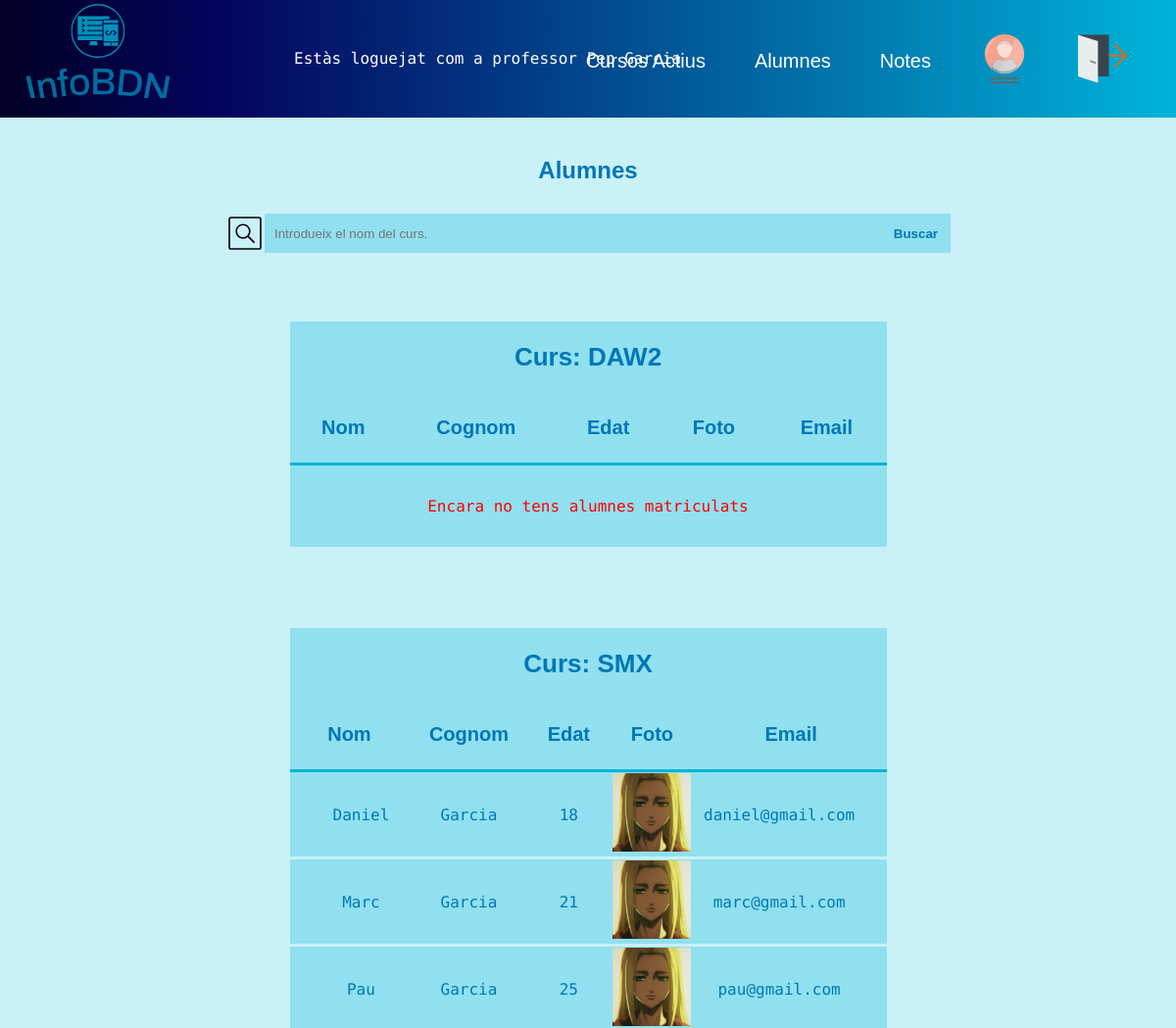
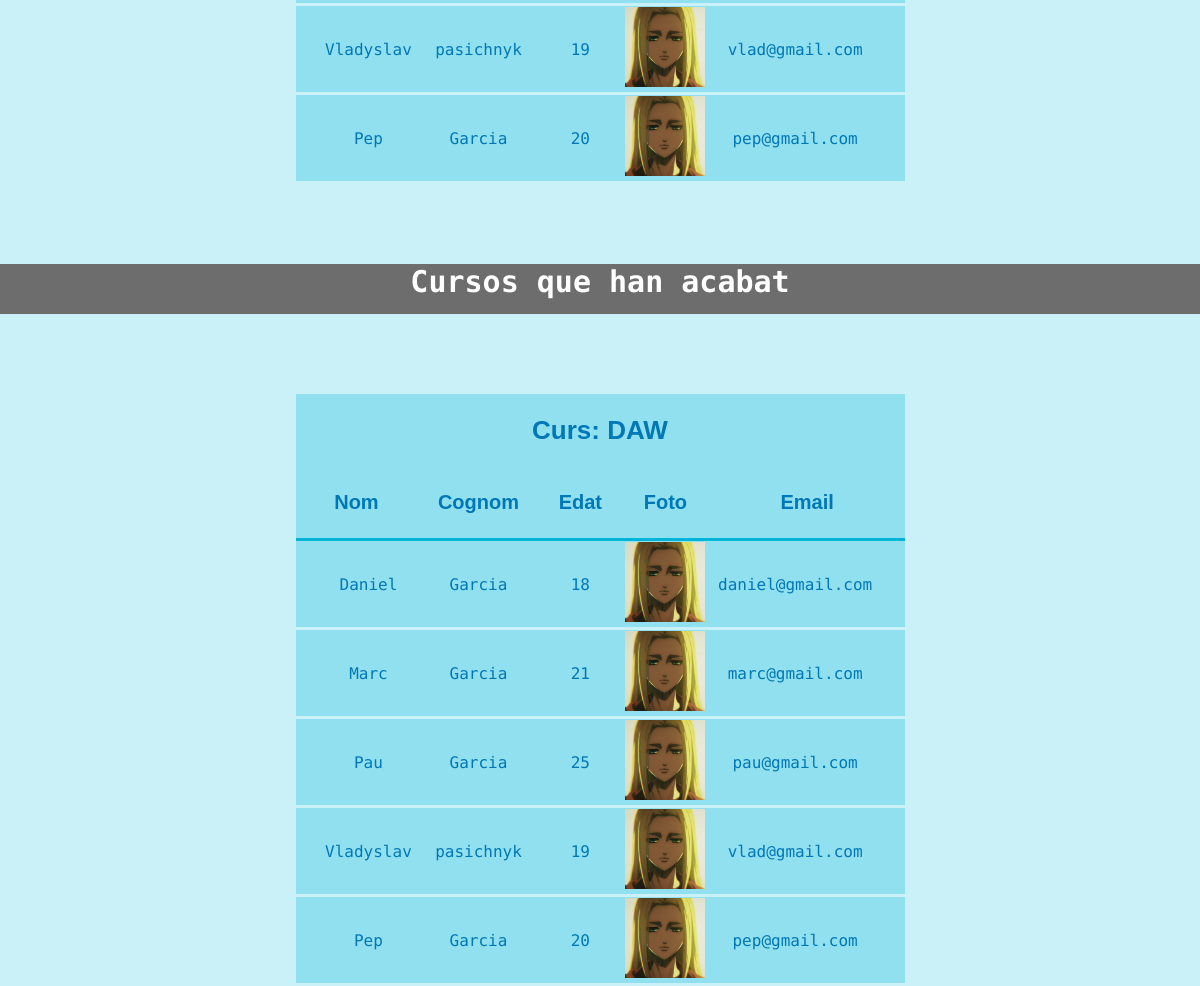
Before: /InfoBDN/alumnes_prof.php (signed in) with the older database file (2 pictures, top to bottom).
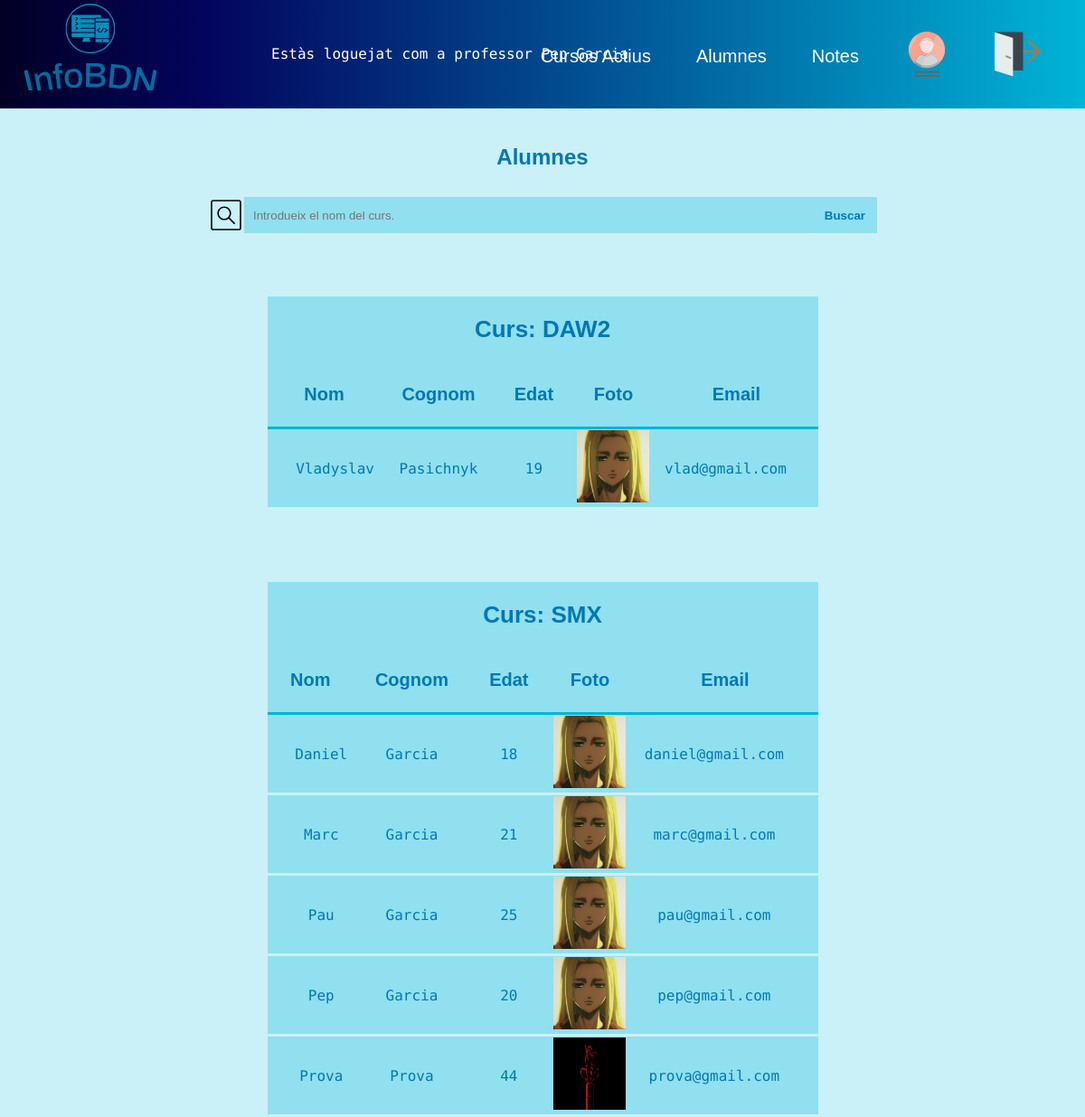
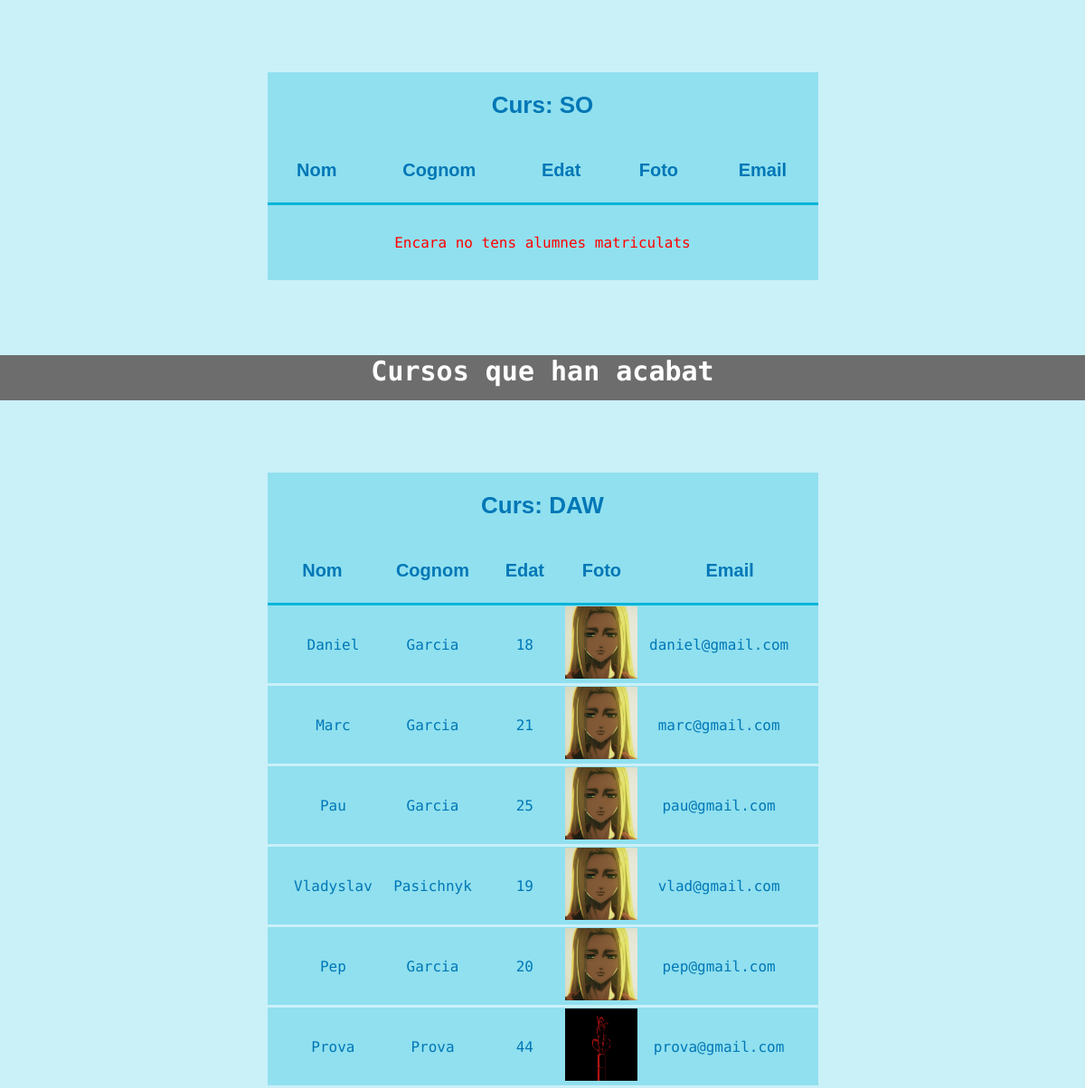
After: the same page with the newer database file (2 pictures, top to bottom).
### tables this page shows
CREATE TABLE `cursos` (
  `Codi` int(3) NOT NULL,
  `Nom` varchar(100) NOT NULL,
  `Descripcio` varchar(800) NOT NULL,
  `Horres_durara` int(3) NOT NULL,
  `Data_inici` date NOT NULL,
  `Data_final` date NOT NULL,
  `DNI_prof` varchar(12) NOT NULL,
  `Actiu` varchar(2) NOT NULL DEFAULT 'si',
  `Foto` varchar(100) NOT NULL
);

CREATE TABLE `alumnes` (
  `DNI` varchar(12) NOT NULL,
  `Nom` varchar(20) NOT NULL,
  `Cognoms` varchar(20) NOT NULL,
  `Edat` int(3) NOT NULL,
  `Foto` varchar(255) NOT NULL,
  `Mail` varchar(55) NOT NULL,
  `password` varchar(100) NOT NULL
);

### InfoBDN/alumnes_prof.php (the view, shortened to what this page needs)
<!DOCTYPE html>
<html lang="ca">
<head>
    <link rel="stylesheet" href="style.css">
</head>
<body>
    <?php
    include "functions.php";
    if (isset($_SESSION["email"]) && $_SESSION["role"] == "prof") {
        $dni = $_SESSION['dni'];
        $fechaActual = date('Y-m-d');
        $bddcon = getBddConn();
        if ($_POST) {
            displayMenuProf();
            echo "<h1 class='pageTitles'>Alumnes</h1>";
            displaySearchBarProfAlumnes();
            $nom = $_POST['search'];
            $sql = "SELECT * FROM cursos WHERE Actiu like 'si' and DNI_prof like '$dni' and Data_final>'$fechaActual' and Nom LIKE '%$nom%'";
            $consulta = mysqli_query($bddcon, $sql);
            $numlines = mysqli_num_rows($consulta);
            for ($i = 0; $i < $numlines; $i++) {
                echo "<table class='cursTable'>";
                $curs = mysqli_fetch_assoc($consulta);
                $codiCurs = $curs['Codi'];
                $nomCurs = $curs['Nom'];
                $sql2 = "SELECT * FROM matricula WHERE Codi_curs like '$codiCurs'";
                $consulta2 = mysqli_query($bddcon, $sql2);
                $numlines2 = mysqli_num_rows($consulta2);
                echo "<tr><th class='cursTitle' colspan='5'>Curs: " . $nomCurs . "</th></tr>";
                echo "<tr>
                    <th>Nom</th>
                    <th>Cognom</th>
                    <th>Edat</th>
                    <th>Foto</th>
                    <th>Email</th>
                    </tr>";
                if ($numlines2 < 1) {
                    echo "<tr><td class='noMatriculatsMsg' colspan='5'>Encara no tens alumnes matriculats</td></tr>";
                } else {
                    for ($a = 0; $a < $numlines2; $a++) {
                        $matricula = mysqli_fetch_assoc($consulta2);
                        $dniAlu = $matricula['DNI_alum'];
                        $sql3 = "SELECT * FROM alumnes WHERE dni like '$dniAlu'";
                        $consulta3 = mysqli_query($bddcon, $sql3);
                        $alumne = mysqli_fetch_assoc($consulta3);
                        echo "<tr>
                                <td>" . $alumne['Nom'] . "</td>
                                <td>" . $alumne['Cognoms'] . "</td>
                                <td>" . $alumne['Edat'] . "</td>
                                <td><img class='profile_foto' src='" . $alumne['Foto'] . "'></td>
                                <td>" . $alumne['Mail'] . "</td>
                            </tr>";
                    }
                }
                echo "</table>";
            }
            $sqlCad = "SELECT * FROM cursos WHERE Actiu like 'si'  and Data_final<'$fechaActual' and DNI_prof like '$dni' and Nom LIKE '%$nom%'";
            $consultaCad = mysqli_query($bddcon, $sqlCad);
            $numlinesCad = mysqli_num_rows($consultaCad);
            if ($numlinesCad == 0) {
            } else {
                echo "<div class='caducadosDivisor'>Cursos que han acabat</div>";
                for ($i = 0; $i < $numlinesCad; $i++) {
                    echo "<table class='cursTable'>";
                    $curs = mysqli_fetch_assoc($consultaCad);
                    $codiCurs = $curs['Codi'];
                    $nomCurs = $curs['Nom'];
                    $sql2 = "SELECT * FROM matricula WHERE Codi_curs like '$codiCurs'";
                    $consulta2 = mysqli_query($bddcon, $sql2);
                    $numlines2 = mysqli_num_rows($consulta2);
                    echo "<tr><th class='cursTitle' colspan='5'>Curs: " . $nomCurs . "</th></tr>";
                    echo "<tr>
                            <th>Nom</th>
                            <th>Cognom</th>
                            <th>Edat</th>
                            <th>Foto</th>
                            <th>Email</th>
                            </tr>";
                    if ($numlines2 < 1) {
                        echo "<tr><td class='noMatriculatsMsg' colspan='5'>Encara no tens alumnes matriculats</td></tr>";
                    } else {
                        for ($a = 0; $a < $numlines2; $a++) {
                            $matricula = mysqli_fetch_assoc($consulta2);
                            $dniAlu = $matricula['DNI_alum'];
                            $sql3 = "SELECT * FROM alumnes WHERE dni like '$dniAlu'";
                            $consulta3 = mysqli_query($bddcon, $sql3);
                            $alumne = mysqli_fetch_assoc($consulta3);
                            echo "<tr>
                                    <td>" . $alumne['Nom'] . "</td>
                                    <td>" . $alumne['Cognoms'] . "</td>
                                    <td>" . $alumne['Edat'] . "</td>
                                    <td><img class='profile_foto' src='" . $alumne['Foto'] . "'></td>
                                    <td>" . $alumne['Mail'] . "</td>
                                </tr>";
                        }
                    }
                    echo "</table>";
                }
            }
        } else {
            displayMenuProf();
            echo "<h1 class='pageTitles'>Alumnes</h1>";
            displaySearchBarProfAlumnes();
            $sql = "SELECT * FROM cursos WHERE Actiu like 'si'  and Data_final>'$fechaActual' and DNI_prof like '$dni'";
            $consulta = mysqli_query($bddcon, $sql);
            $numlines = mysqli_num_rows($consulta);
            for ($i = 0; $i < $numlines; $i++) {
                echo "<table class='cursTable'>";
                $curs = mysqli_fetch_assoc($consulta);
                $codiCurs = $curs['Codi'];
                $nomCurs = $curs['Nom'];
                $sql2 = "SELECT * FROM matricula WHERE Codi_curs like '$codiCurs'";
                $consulta2 = mysqli_query($bddcon, $sql2);
                $numlines2 = mysqli_num_rows($consulta2);
                echo "<tr><th class='cursTitle' colspan='5'>Curs: " . $nomCurs . "</th></tr>";
                echo "<tr>
                        <th>Nom</th>
                        <th>Cognom</th>
                        <th>Edat</th>
                        <th>Foto</th>
                        <th>Email</th>
                        </tr>";
                if ($numlines2 < 1) {
                    echo "<tr><td class='noMatriculatsMsg' colspan='5'>Encara no tens alumnes matriculats</td></tr>";
                } else {
                    for ($a = 0; $a < $numlines2; $a++) {
                        $matricula = mysqli_fetch_assoc($consulta2);
                        $dniAlu = $matricula['DNI_alum'];
                        $sql3 = "SELECT * FROM alumnes WHERE dni like '$dniAlu'";
                        $consulta3 = mysqli_query($bddcon, $sql3);
                        $alumne = mysqli_fetch_assoc($consulta3);
                        echo "<tr>
                                <td>" . $alumne['Nom'] . "</td>
                                <td>" . $alumne['Cognoms'] . "</td>
                                <td>" . $alumne['Edat'] . "</td>
                                <td><img class='profile_foto' src='" . $alumne['Foto'] . "'></td>
                                <td>" . $alumne['Mail'] . "</td>
                            </tr>";
                    }
                }
                echo "</table>";
            }
            $sqlCad = "SELECT * FROM cursos WHERE Actiu like 'si'  and Data_final<'$fechaActual' and DNI_prof like '$dni'";
            $consultaCad = mysqli_query($bddcon, $sqlCad);
            $numlinesCad = mysqli_num_rows($consultaCad);
            if ($numlinesCad == 0) {
            } else {
                echo "<div class='caducadosDivisor'>Cursos que han acabat</div>";
                for ($i = 0; $i < $numlinesCad; $i++) {
                    echo "<table class='cursTable'>";
                    $curs = mysqli_fetch_assoc($consultaCad);
                    $codiCurs = $curs['Codi'];
                    $nomCurs = $curs['Nom'];
                    $sql2 = "SELECT * FROM matricula WHERE Codi_curs like '$codiCurs'";
                    $consulta2 = mysqli_query($bddcon, $sql2);
                    $numlines2 = mysqli_num_rows($consulta2);
                    echo "<tr><th class='cursTitle' colspan='5'>Curs: " . $nomCurs . "</th></tr>";
                    echo "<tr>
                            <th>Nom</th>
                            <th>Cognom</th>
                            <th>Edat</th>
                            <th>Foto</th>
                            <th>Email</th>
                            </tr>";
                    if ($numlines2 < 1) {
                        echo "<tr><td class='noMatriculatsMsg' colspan='5'>Encara no tens alumnes matriculats</td></tr>";
                    } else {
                        for ($a = 0; $a < $numlines2; $a++) {
                            $matricula = mysqli_fetch_assoc($consulta2);
                            $dniAlu = $matricula['DNI_alum'];
                            $sql3 = "SELECT * FROM alumnes WHERE dni like '$dniAlu'";
                            $consulta3 = mysqli_query($bddcon, $sql3);
                            $alumne = mysqli_fetch_assoc($consulta3);
                            echo "<tr>
                                    <td>" . $alumne['Nom'] . "</td>
                                    <td>" . $alumne['Cognoms'] . "</td>
                                    <td>" . $alumne['Edat'] . "</td>
                                    <td><img class='profile_foto' src='" . $alumne['Foto'] . "'></td>
                                    <td>" . $alumne['Mail'] . "</td>
                                </tr>";
                        }
                    }
                    echo "</table>";
                }
            }
        }
    } else {
        echo "<p>Has d'estar valiat per veure aquesta pàgina</p>";
        echo "<META HTTP-EQUIV='REFRESH' CONTENT='3;URL=login_admin.php'>";
    }
    ?>
</body>
</html>

### InfoBDN/functions.php (shortened to what this page needs)
<?php
function displayMenuProf()
{
?>
    <div class="menu_bar">
        <a href="main_prof.php"><img class="logo_menu" src="img/transparent_logo.svg" alt=""></a>
        <div class='menuWelcomeMsg'>
            Estàs loguejat com a professor <?php echo  $_SESSION['nom'] . " " . $_SESSION['cognoms'] ?>
        </div>
        <ul class="menu_list">
            <li><a href="./cursos_prof.php">Cursos Actius</a></li>
            <li><a href="./alumnes_prof.php">Alumnes</a></li>
            <li><a href="./notes_prof.php">Notes</a></li>
            <li><a href="./meu_perfil.php"><img class='menuicon' src="./img/profile.svg" alt="Perfil"></a></li>
            <li><a href="./logout.php"><img class='menuicon' src="./img/sessionclose.svg" alt="Tancar sessió"></a></li>
        </ul>
    </div>
<?php
}
function displaySearchBarProfAlumnes()
{
    echo "<div class='search_bar'>
            <img class='search_img' src='img/search.svg' alt='lupa de busqueda'>
            <form class='search_form' action='alumnes_prof.php' method='post'>
                <input type='text' name='search' id='search' placeholder='Introdueix el nom del curs.'>
                <button type='submit'>Buscar</button>
            </form>
        </div>";
}
?>

### InfoBDN/style.css (style rules this page uses)
body { background-color: #caf0f8; display: flex; flex-direction: column; align-items: center; margin: 0; font-family: 'Roboto Mono'; color: #0077b6; }
h1 { font-family: 'Fengardo Neue', sans-serif; font-size: 24px; margin-bottom: 50px; }
input { border: 6px solid #00b4d8; border-radius: 3px; background-color: #90e0ef; color: #0077b6; padding: 0.3rem; }
.logo_menu { width: 200px; height: 100px; float: left; }
.menu_bar { height: 120px; background: rgb(2, 0, 36); background: linear-gradient(90deg, rgba(2, 0, 36, 1) 0%, rgba(3, 4, 94, 1) 19%, rgba(0, 180, 216, 1) 100%); width: 100%; }
.menu_list { float: right; margin-top: 35px; list-style: none; display: flex; flex-direction: row; align-items: center; }
li { min-width: auto; margin-right: 50px; }
.menu_list>li>a { color: white; }
.menuicon { width: 50px; height: 50px; }
.menuWelcomeMsg { color: white; position: absolute; left: 25%; top: 50px }
a { text-decoration: none; color: #0077b6; font-family: 'Fengardo Neue', sans-serif; font-size: 20px; }
.profile_foto { width: 80px; height: 80px; }
table { background-color: #90e0ef; padding: 2rem; border-collapse: collapse; }
th { font-weight: bold; font-family: 'Fengardo Neue', sans-serif; font-size: 20px; text-align: center; height: 40px; padding: 1rem; border-bottom: 3px solid #00b4d8; }
tr { border-bottom: 3px solid #caf0f8; }
tr:first-of-type { border-bottom: 0px; }
td { font-family: 'Roboto Mono'; font-size: 16px; text-align: center; max-width: 400px; }
td:last-child { padding-right: 25px; }
td:first-child { padding-left: 25px; }
.search_bar { display: flex; flex-direction: row; margin-bottom: 70px; }
.search_img { width: 40px; height: 40px; }
.search_form { background-color: #90e0ef; border: none; display: flex; flex-direction: row; width: 700px; margin-top: 0px; }
.search_form input { border: none; padding-left: 10px; width: 88%; }
.search_form button { border: none; background-color: #90e0ef; color: #0077b6; font-weight: bold; margin-left: 5px; }
.search_bar { margin-top: 30px; }
.cursTitle { text-align: center; font-weight: bolder; font-size: 16px; border-bottom: 0px; }
.cursTable { padding-top: 1rem; margin-top: 80px; min-width: 609px; }
.cursTitle { font-size: 26px; }
.cursTable:first-of-type { margin-top: 0px; }
.noMatriculatsMsg { padding: 2rem; color: red; }
.caducadosDivisor { width: 100%; height: 50px; background-color: rgb(109, 109, 109); text-align: center; font-weight: bold; font-size: 30px; color: white; margin-top: 80px; }
.pageTitles { margin-top: 40px; margin-bottom: 0px; }

Changed rows visible on the page:
changed cursos "DAW2": gains alumnes (Nom "Vladyslav", Cognoms "Pasichnyk", Edat "19", Foto (picture), Mail "vlad@gmail.com"); no longer shows "Encara no tens alumnes matriculats"
changed alumnes "Vladyslav": Cognoms "pasichnyk" → "Pasichnyk"
changed cursos "SMX": loses alumnes (Nom "Vladyslav", Cognoms "pasichnyk", Edat "19", Foto (picture), Mail "vlad@gmail.com")
added alumnes: Nom "Prova", Cognoms "Prova", Edat "44", Foto (picture), Mail "prova@gmail.com"
added cursos: Nom "SO", shows "Encara no tens alumnes matriculats", shown under "Alumnes"
